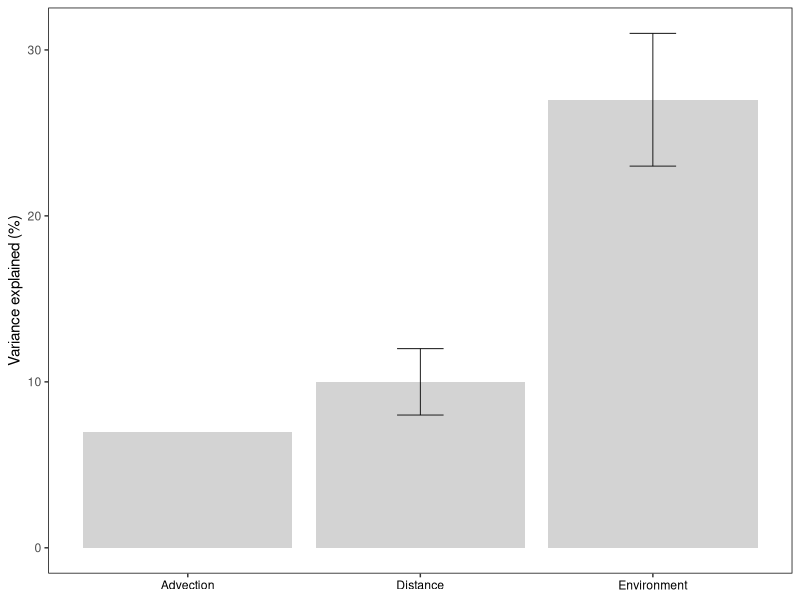

Here is the R script that generated this plot:
#load ggplot2
library(ggplot2)

#the data
d <- data.frame(effect=c("Advection", "Distance", "Environment"), size=c(7, 10, 27), errormin=c(NA, 8, 23), errormax=c(NA, 12, 31))

#the plot
p <- ggplot(d, aes(x=effect, y=size))
p <- p + geom_bar(stat="identity", fill=c("lightgray"))
p <- p + geom_errorbar(aes(ymin=errormin, ymax=errormax), size = 0.3, width = 0.2)
p <- p + theme(panel.grid.major=element_blank(), panel.grid.minor = element_blank(), panel.background=element_blank())
p <- p + theme(panel.border=element_rect(fill=NA))
p <- p + theme(axis.title.x=element_blank())
p <- p + theme(axis.text.x = element_text(color="black"))
p <- p + ylab("Variance explained (%)")
p <- p + scale_fill_brewer(palette = "Set1")

#output to png
ggsave("./biogeographybarchart.png", p, width=5, height=3, dpi=1200)
